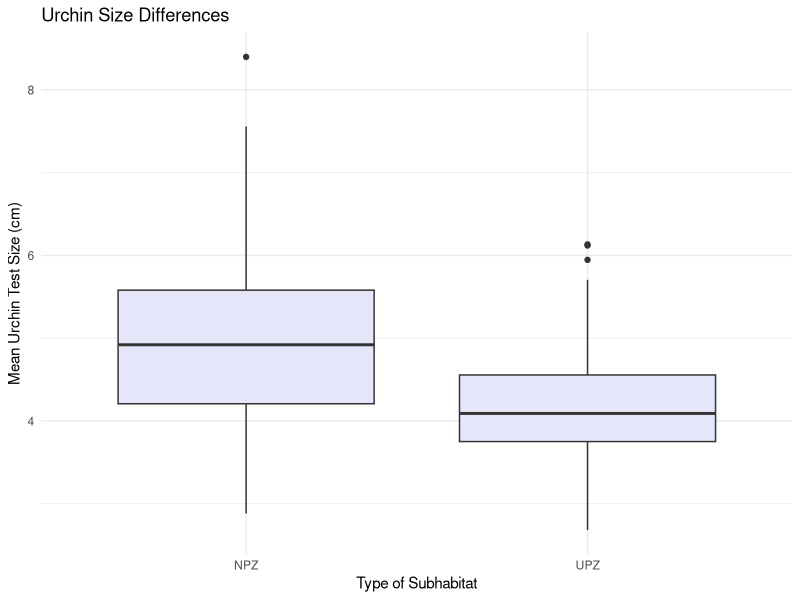
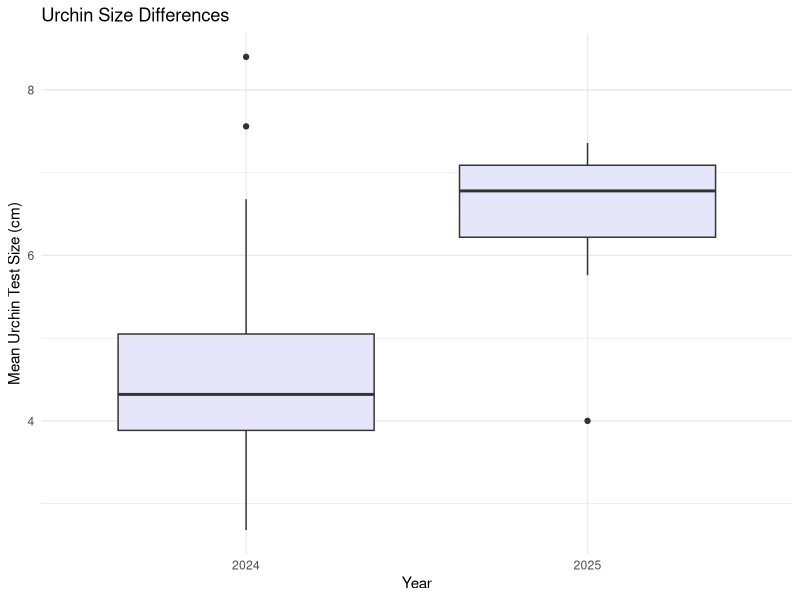
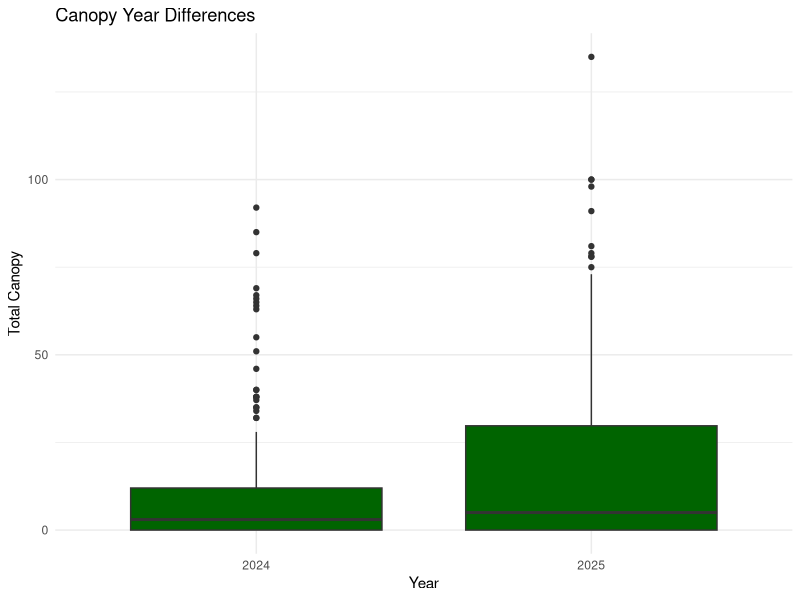
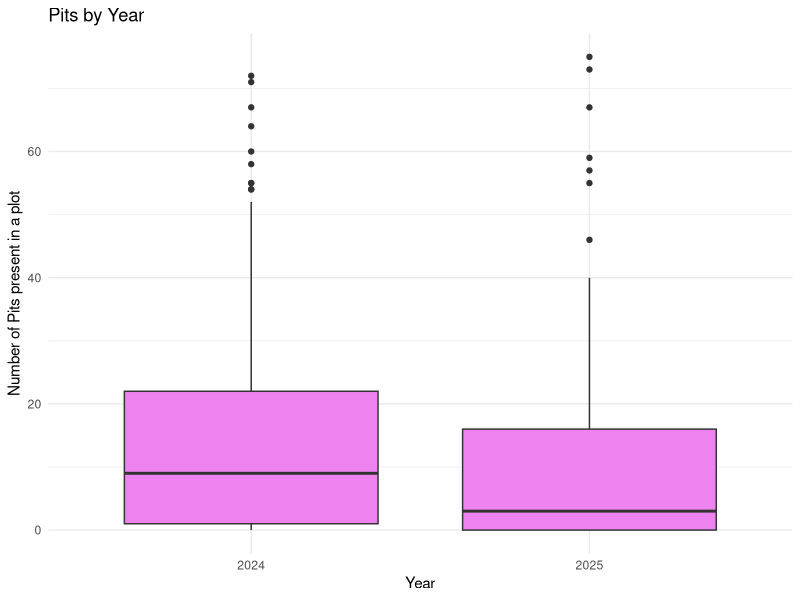
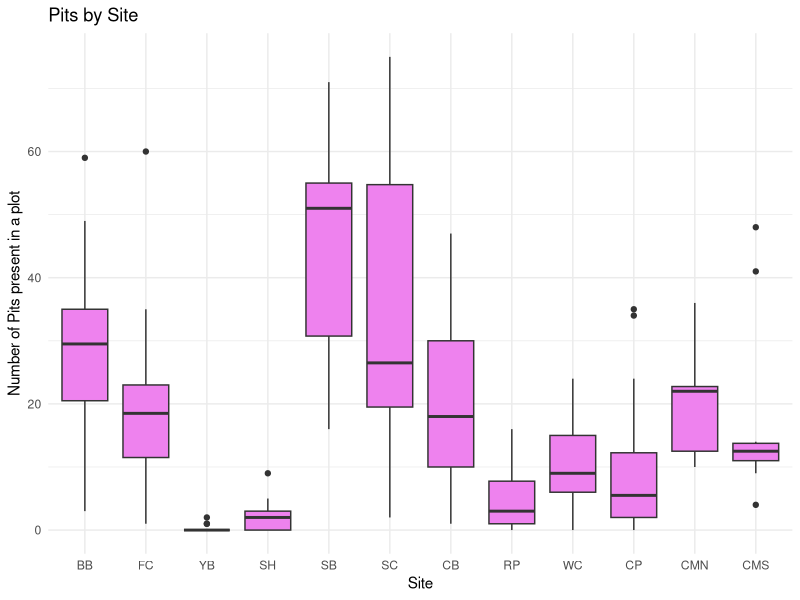
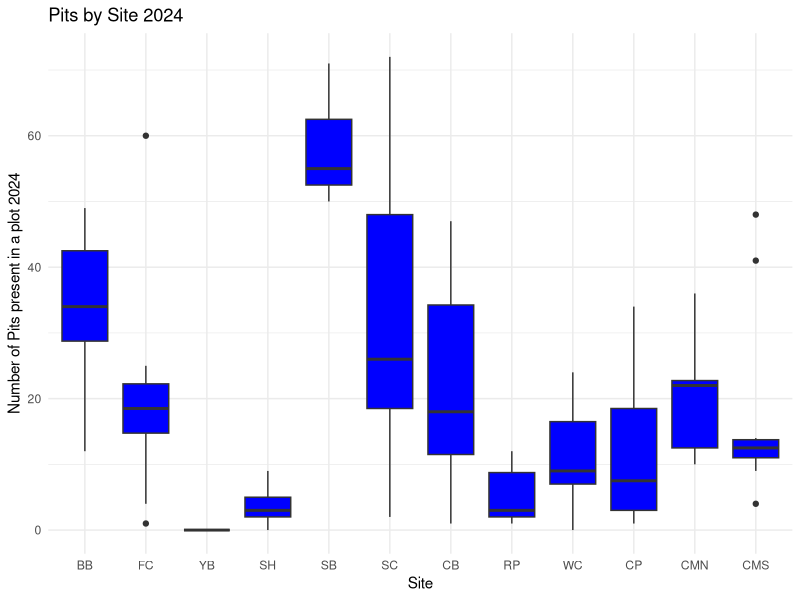
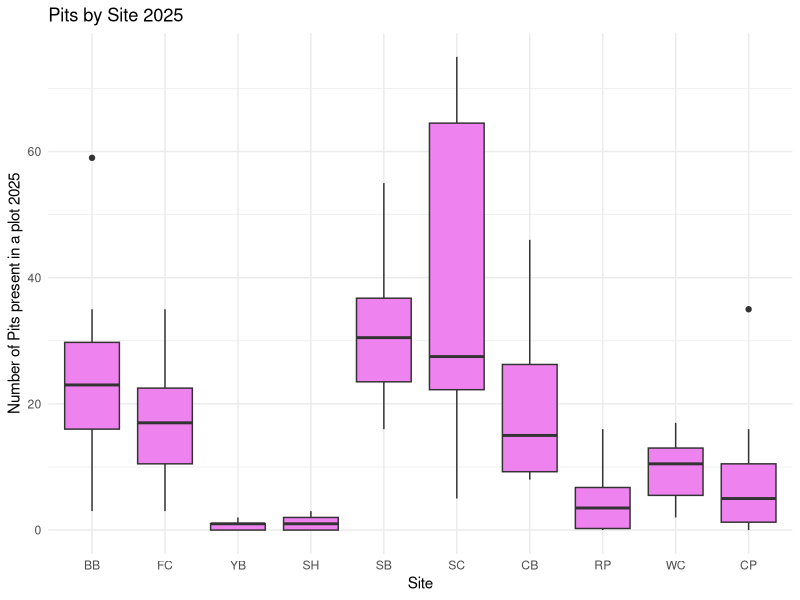
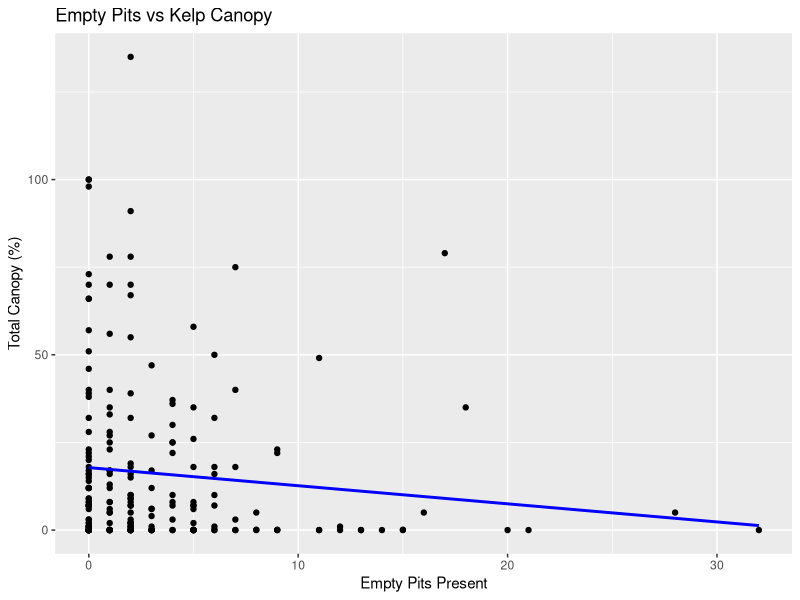

The R script that drew these images, in order: (Note: this script raises an error after producing the figures.)
library(tidyverse)
library(dplyr)
library(vegan)
library(multcompView)
library(ggplot2)

################################################################################
urch <- read.csv("Data/UrchinSurveys.csv")

# Reorder the levels of sites 
urch$SiteCode <- factor(urch$SiteCode, levels = c("BB", "FC", "YB", "SH", "SB", 
                                                  "SC", "CB","RP", "WC", "CP", 
                                                  "CMN", "CMS"))
# add column for Empty:Present Pits
urch <- urch %>% mutate(RatioPits = EmptyPits/PitsPresent)

#add column for mean size

urch <- urch %>% mutate(MeanTest = rowMeans(urch[, c("UrchinSize1", 
                                                     "UrchinSize2", 
                                                     "UrchinSize3", 
                                                     "UrchinSize4", 
                                                     "UrchinSize5")]))

# don't look at AZ-- urchin-dominated zone only. 
OnlyUrch <- urch %>%
  filter(Zone %in% c("UPZ", "NPZ"))
# add nonpits together

OnlyUrch <- OnlyUrch %>% mutate(NonPit = OpenUrchins + CreviceUrchins)

PitUrch <- urch %>%
  filter(Zone %in% c("UPZ"))

urch2024<- urch %>%
  filter(Year %in% c("2024"))

PitUrch2024 <- urch2024 %>%
  filter(Zone %in% c("UPZ"))

urch2025<- urch %>%
  filter(Year %in% c("2025"))

PitUrch2025 <- urch2025 %>%
  filter(Zone %in% c("UPZ"))
################################################################################
#Size diffs 
################################################################################
# Between sub-habitats 

OnlyUrch <- urch %>%
  filter(Zone %in% c("UPZ", "NPZ"))

t.test(MeanTest ~ Zone, data = OnlyUrch)
ggplot(OnlyUrch, aes(x = Zone, y = MeanTest)) +
  geom_boxplot(fill = "lavender") +
  labs(title = "Urchin Size Differences",
       x = "Type of Subhabitat",
       y = "Mean Urchin Test Size (cm)") +
  theme_minimal()

# between years (can't do yet)
ggplot(OnlyUrch, aes(x = factor(Year), y = MeanTest)) +
  geom_boxplot(fill = "lavender") +
  labs(title = "Urchin Size Differences",
       x = "Year",
       y = "Mean Urchin Test Size (cm)") +
  theme_minimal()

################################################################################
#Major diffs between years
################################################################################
# total urchins in urchin-dominated plots 
t.test(TotalUrchins ~ factor(Year), data = OnlyUrch)
totalurch <- ggplot(OnlyUrch, aes(x = factor(Year), y = TotalUrchins)) +
  geom_boxplot(fill = "lavender") +
  labs(title = "Urchin Count Year Differences",
       x = "Year",
       y = "Total Urchins") +
  theme_minimal()

ggsave(filename = "Figures/TotalUrchin.png", 
       plot = totalurch , width = 8, height = 6, dpi = 300)


# algal canopy in urchin-dominated plots

t.test(Total.Canopy ~ factor(Year), data = OnlyUrch)
ggplot(OnlyUrch, aes(x = factor(Year), y = Total.Canopy)) +
  geom_boxplot(fill = "darkgreen") +
  labs(title = "Canopy Year Differences",
       x = "Year",
       y = "Total Canopy") +
  theme_minimal()

# changes in juveniles (yes!)

t.test(JuvenileUrchins ~ factor(Year), data = OnlyUrch)
juvies <- ggplot(OnlyUrch, aes(x = factor(Year), y = JuvenileUrchins)) +
  geom_boxplot(fill = "violet") +
  labs(title = "Juvenile Count Differences",
       x = "Year",
       y = "Number of Juveniles per Plot") +
  theme_minimal()

ggsave(filename = "Figures/juvies.png", 
       plot = juvies , width = 8, height = 6, dpi = 300)

# changes in numbers of pits 

t.test(PitsPresent ~ factor(Year), data = OnlyUrch)
ggplot(OnlyUrch, aes(x = factor(Year), y = PitsPresent)) +
  geom_boxplot(fill = "violet") +
  labs(title = "Pits by Year",
       x = "Year",
       y = "Number of Pits present in a plot") +
  theme_minimal()

aov(PitsPresent ~ SiteCode, data = PitUrch)
ggplot(PitUrch, aes(x = SiteCode, y = PitsPresent)) +
  geom_boxplot(fill = "violet") +
  labs(title = "Pits by Site",
       x = "Site",
       y = "Number of Pits present in a plot") +
  theme_minimal()

#2024
ggplot(PitUrch2024, aes(x = SiteCode, y = PitsPresent)) +
  geom_boxplot(fill = "blue") +
  labs(title = "Pits by Site 2024",
       x = "Site",
       y = "Number of Pits present in a plot 2024") +
  theme_minimal()
#2025

ggplot(PitUrch2025, aes(x = SiteCode, y = PitsPresent)) +
  geom_boxplot(fill = "violet") +
  labs(title = "Pits by Site 2025",
       x = "Site",
       y = "Number of Pits present in a plot 2025") +
  theme_minimal()

#empty pits and canopy (no effect)

ggplot(PitUrch, aes(x = EmptyPits, y = Total.Canopy)) +
  geom_point() +
  stat_smooth(method = 'lm', se = FALSE, color = 'blue') +
  labs(title = 'Empty Pits vs Kelp Canopy',
       x = 'Empty Pits Present', y = 'Total Canopy (%)')

lm_ratio <- lm(Total.Canopy ~ EmptyPits, data = PitUrch)

anova(lm_ratio)

ggsave(filename = "Figures/EmptyPits_vs_KelpCanopy.png", 
       plot = , width = 8, height = 6, dpi = 300)



################################################################################
# linear regression canopy and urchins 
################################################################################
#for all urchins
ggplot(OnlyUrch, aes(x=TotalUrchins, y=Total.Canopy)) +
  geom_point() + stat_smooth(method = 'lm', se=FALSE) + 
  labs(title='Total Urchins to Total Canopy',
       x='Urchin Count', y='Total Canopy (percent)')

lm_model <- lm(Total.Canopy ~ TotalUrchins, data = OnlyUrch)

plot(lm_model)#inspect the resids vs fits to check model- mostly oK
summary(lm_model)
anova(lm_model)

# by cape
ggplot(OnlyUrch, aes(x=TotalUrchins, y=Total.Canopy, color = Cape)) +
  geom_point() + stat_smooth(method = 'lm', se=FALSE) + 
  labs(title='Total Urchins to Total Canopy by Cape',
       x='Urchin Count', y='Total Canopy (percent)')

# for pitted urchins

PitCanopy <- ggplot(OnlyUrch, aes(x=PittedUrchins, y=Total.Canopy)) +
  geom_point() + stat_smooth(method = 'lm', se=FALSE) + 
  labs(title='Pitted Urchins to Total Canopy',
       x='Pitted Urchin Count', y='Total Canopy (percent)')

ggsave(filename = "Figures/Pitted_Canopy.png", 
       plot = PitCanopy , width = 8, height = 6, dpi = 300)

lm_modelPit <- lm(Total.Canopy ~ PittedUrchins, data = OnlyUrch)
anova(lm_modelPit)

#for non pitted urchins
NotPitCanopy <- ggplot(OnlyUrch, aes(x=NonPit, y=Total.Canopy)) +
  geom_point() + stat_smooth(method = 'lm', se=FALSE) + 
  labs(title='Nonpitted Urchins to Total Canopy',
       x='Nonpitted Urchin Count', y='Total Canopy (percent)')

lm_modelNonPit <- lm(Total.Canopy ~ NonPit, data = OnlyUrch)
anova(lm_modelNonPit)

ggsave(filename = "Figures/NonPitted_Canopy.png", 
       plot = NotPitCanopy , width = 8, height = 6, dpi = 300)

#### Ratio of pits in pit zones #############################################

# don't look at AZ or NPZ-- urchin-PIT dominated zone only. 

ratio <- ggplot(PitUrch, aes(x = RatioPits, y = Total.Canopy)) +
  geom_point() +
  stat_smooth(method = 'lm', se = FALSE, color = 'blue') +
  labs(title = 'Empty:Present Pit Ratio vs Kelp Canopy',
       x = 'Empty:Present Pit Ratio', y = 'Total Canopy (%)')

lm_ratio <- lm(Total.Canopy ~ RatioPits, data = PitUrch)
summary(lm_ratio)
anova(lm_ratio)

ggsave(filename = "Figures/EmptyPits_vs_KelpCanopy.png", 
       plot = ratio , width = 8, height = 6, dpi = 300)


Pit2024<- PitUrch %>%
  filter(Year %in% c("2024"))

ratio2024 <- ggplot(Pit2024, aes(x = RatioPits, y = Total.Canopy)) +
  geom_point() +
  stat_smooth(method = 'lm', se = FALSE, color = 'blue') +
  labs(title = 'Empty:Present Pit Ratio vs Kelp Canopy 2024',
       x = 'Empty:Present Pit Ratio', y = 'Total Canopy (%)')

ggsave(filename = "Figures/EmptyPits_vs_KelpCanopy2024.png", 
       plot = ratio2024 , width = 8, height = 6, dpi = 300)

lm_ratio2024 <- lm(Total.Canopy ~ RatioPits, data = Pit2024)
anova(lm_ratio2024)

Pit2025<- PitUrch %>%
  filter(Year %in% c("2025"))

ratio2025 <- ggplot(Pit2025, aes(x = RatioPits, y = Total.Canopy)) +
  geom_point() +
  stat_smooth(method = 'lm', se = FALSE, color = 'blue') +
  labs(title = 'Empty:Present Pit Ratio vs Kelp Canopy 2025',
       x = 'Empty:Present Pit Ratio', y = 'Total Canopy (%)')

ggsave(filename = "Figures/EmptyPits_vs_KelpCanopy2025.png", 
       plot = ratio2025 , width = 8, height = 6, dpi = 300)

lm_ratio2025 <- lm(Total.Canopy ~ RatioPits, data = Pit2025)
anova(lm_ratio2025)

########checking more ######################################################
# Histogram of Total.Canopy for each year
check1 <- ggplot(Pit2024, aes(x = Total.Canopy)) + 
  geom_histogram(binwidth = 5, fill = "skyblue") + 
  labs(title = "2024 Canopy Distribution")

ggsave(filename = "Figures/Check1.png", 
       plot = check1 , width = 8, height = 6, dpi = 300)

check2 <-ggplot(Pit2025, aes(x = Total.Canopy)) + 
  geom_histogram(binwidth = 5, fill = "salmon") + 
  labs(title = "2025 Canopy Distribution")

ggsave(filename = "Figures/Check2.png", 
       plot = check2 , width = 8, height = 6, dpi = 300)

# Density plot for RatioPits
check3 <-ggplot(Pit2024, aes(x = RatioPits)) + 
  geom_density(fill = "lightgreen") + 
  labs(title = "2024 RatioPits Distribution")

ggsave(filename = "Figures/Check3.png", 
       plot = check3 , width = 8, height = 6, dpi = 300)

check4 <-ggplot(Pit2025, aes(x = RatioPits)) + 
  geom_density(fill = "orange") + 
  labs(title = "2025 RatioPits Distribution")

ggsave(filename = "Figures/Check4.png", 
       plot = check4 , width = 8, height = 6, dpi = 300)

################################################################################
#try another type of test#######################################################

glm_model <- glm(Total.Canopy + 0.01 ~ RatioPits, data =
                   Pit2024_clean, family = gaussian(link = "log"))
summary(glm_model)

Pit2024_clean$CanopyAdj <- Pit2024_clean$Total.Canopy + 0.01
ggplot(Pit2024_clean, aes(x = RatioPits, y = CanopyAdj)) +
  geom_point() +
  stat_smooth(method = "glm", method.args = list(family = gaussian(link = "log")), se = TRUE, color = "blue") +
  labs(title = "GLM Fit: Empty:Present Pit Ratio vs Kelp Canopy",
       x = "Empty:Present Pit Ratio", y = "Adjusted Canopy (%)") +
  theme_minimal()


Pit2024_clean <- Pit2024 %>% filter(is.finite(RatioPits) & is.finite(Total.Canopy))

# combine plots together ####################################################
library(patchwork)
plot1 <- ggplot(OnlyUrch, aes(x = PittedUrchins, y = Total.Canopy)) +
  geom_point() + stat_smooth(method = 'lm', se = FALSE) +
  labs(title = 'Pitted Urchins vs Kelp Canopy')

plot2 <- ggplot(OnlyUrch, aes(x = NonPit, y = Total.Canopy)) +
  geom_point() + stat_smooth(method = 'lm', se = FALSE) +
  labs(title = 'Nonpitted Urchins vs Kelp Canopy')

plot1 + plot2

################################################################################
# 
################################################################################



                
                
